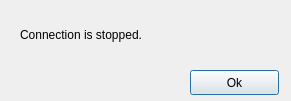
<?xml version="1.0" encoding="UTF-8"?>
<ui version="4.0">
 <class>ConnectionStopDialog</class>
 <widget class="QDialog" name="ConnectionStopDialog">
  <property name="geometry">
   <rect>
    <x>0</x>
    <y>0</y>
    <width>291</width>
    <height>101</height>
   </rect>
  </property>
  <property name="windowTitle">
   <string>Dialog</string>
  </property>
  <widget class="QLabel" name="label">
   <property name="geometry">
    <rect>
     <x>20</x>
     <y>9</y>
     <width>251</width>
     <height>51</height>
    </rect>
   </property>
   <property name="text">
    <string>Connection is stopped.</string>
   </property>
   <property name="wordWrap">
    <bool>true</bool>
   </property>
  </widget>
  <widget class="QPushButton" name="pushButton">
   <property name="geometry">
    <rect>
     <x>190</x>
     <y>70</y>
     <width>89</width>
     <height>25</height>
    </rect>
   </property>
   <property name="text">
    <string>Ok</string>
   </property>
  </widget>
 </widget>
 <resources/>
 <connections/>
</ui>
